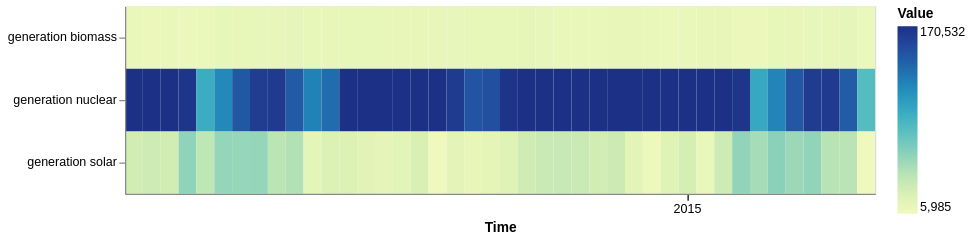

Notebook cell for this chart:
### Markdown cell above
with multivariate Heatmap

### Code cell
on.Plot(ts_multi.head(1000))\
    .add(on.marks.heatmap)\
    .properties(width=600, height=150)\
    .show()

### Figure 1 — Vega specification as saved in the notebook (floating-point values rounded to 4 significant figures)
{"$schema": "https://vega.github.io/schema/vega/v5.json", "data": [{"name": "source_0", "values": [{"sum_value": 10200.0, "variable": "generation biomass", "yearmonthdate_time": "2015-01-01T00:00:00.000"}, {"sum_value": 9357.0, "variable": "generation biomass", "yearmonthdate_time": "2015-01-02T00:00:00.000"}, {"sum_value": 10480.0, "variable": "generation biomass", "yearmonthdate_time": "2015-01-03T00:00:00.000"}, {"sum_value": 9513.0, "variable": "generation biomass", "yearmonthdate_time": "2015-01-04T00:00:00.000"}, {"sum_value": 8880.0, "variable": "generation biomass", "yearmonthdate_time": "2015-01-05T00:00:00.000"}, {"sum_value": 12850.0, "variable": "generation biomass", "yearmonthdate_time": "2015-01-06T00:00:00.000"}, {"sum_value": 11930.0, "variable": "generation biomass", "yearmonthdate_time": "2015-01-07T00:00:00.000"}, {"sum_value": 12380.0, "variable": "generation biomass", "yearmonthdate_time": "2015-01-08T00:00:00.000"}, {"sum_value": 11640.0, "variable": "generation biomass", "yearmonthdate_time": "2015-01-09T00:00:00.000"}, {"sum_value": 13420.0, "variable": "generation biomass", "yearmonthdate_time": "2015-01-10T00:00:00.000"}, {"sum_value": 12710.0, "variable": "generation biomass", "yearmonthdate_time": "2015-01-11T00:00:00.000"}, {"sum_value": 11420.0, "variable": "generation biomass", "yearmonthdate_time": "2015-01-12T00:00:00.000"}, {"sum_value": 12600.0, "variable": "generation biomass", "yearmonthdate_time": "2015-01-13T00:00:00.000"}, {"sum_value": 12610.0, "variable": "generation biomass", "yearmonthdate_time": "2015-01-14T00:00:00.000"}, {"sum_value": 11670.0, "variable": "generation biomass", "yearmonthdate_time": "2015-01-15T00:00:00.000"}, {"sum_value": 11760.0, "variable": "generation biomass", "yearmonthdate_time": "2015-01-16T00:00:00.000"}, {"sum_value": 11840.0, "variable": "generation biomass", "yearmonthdate_time": "2015-01-17T00:00:00.000"}, {"sum_value": 11960.0, "variable": "generation biomass", "yearmonthdate_time": "2015-01-18T00:00:00.000"}, {"sum_value": 12300.0, "variable": "generation biomass", "yearmonthdate_time": "2015-01-19T00:00:00.000"}, {"sum_value": 12650.0, "variable": "generation biomass", "yearmonthdate_time": "2015-01-20T00:00:00.000"}, {"sum_value": 12860.0, "variable": "generation biomass", "yearmonthdate_time": "2015-01-21T00:00:00.000"}, {"sum_value": 12860.0, "variable": "generation biomass", "yearmonthdate_time": "2015-01-22T00:00:00.000"}, {"sum_value": 13150.0, "variable": "generation biomass", "yearmonthdate_time": "2015-01-23T00:00:00.000"}, {"sum_value": 12240.0, "variable": "generation biomass", "yearmonthdate_time": "2015-01-24T00:00:00.000"}, {"sum_value": 10660.0, "variable": "generation biomass", "yearmonthdate_time": "2015-01-25T00:00:00.000"}, {"sum_value": 11050.0, "variable": "generation biomass", "yearmonthdate_time": "2015-01-26T00:00:00.000"}, {"sum_value": 11060.0, "variable": "generation biomass", "yearmonthdate_time": "2015-01-27T00:00:00.000"}, {"sum_value": 11410.0, "variable": "generation biomass", "yearmonthdate_time": "2015-01-28T00:00:00.000"}, {"sum_value": 11590.0, "variable": "generation biomass", "yearmonthdate_time": "2015-01-29T00:00:00.000"}, {"sum_value": 10780.0, "variable": "generation biomass", "yearmonthdate_time": "2015-01-30T00:00:00.000"}, {"sum_value": 9318.0, "variable": "generation biomass", "yearmonthdate_time": "2015-01-31T00:00:00.000"}, {"sum_value": 10720.0, "variable": "generation biomass", "yearmonthdate_time": "2015-02-01T00:00:00.000"}, {"sum_value": 11620.0, "variable": "generation biomass", "yearmonthdate_time": "2015-02-02T00:00:00.000"}, {"sum_value": 11460.0, "variable": "generation biomass", "yearmonthdate_time": "2015-02-03T00:00:00.000"}, {"sum_value": 9110.0, "variable": "generation biomass", "yearmonthdate_time": "2015-02-04T00:00:00.000"}, {"sum_value": 9443.0, "variable": "generation biomass", "yearmonthdate_time": "2015-02-05T00:00:00.000"}, {"sum_value": 12630.0, "variable": "generation biomass", "yearmonthdate_time": "2015-02-06T00:00:00.000"}, {"sum_value": 11710.0, "variable": "generation biomass", "yearmonthdate_time": "2015-02-07T00:00:00.000"}, {"sum_value": 12230.0, "variable": "generation biomass", "yearmonthdate_time": "2015-02-08T00:00:00.000"}, {"sum_value": 11910.0, "variable": "generation biomass", "yearmonthdate_time": "2015-02-09T00:00:00.000"}, {"sum_value": 13460.0, "variable": "generation biomass", "yearmonthdate_time": "2015-02-10T00:00:00.000"}, {"sum_value": 9055.0, "variable": "generation biomass", "yearmonthdate_time": "2015-02-11T00:00:00.000"}, {"sum_value": 27450.0, "variable": "generation solar", "yearmonthdate_time": "2015-01-01T00:00:00.000"}, {"sum_value": 30060.0, "variable": "generation solar", "yearmonthdate_time": "2015-01-02T00:00:00.000"}, {"sum_value": 27500.0, "variable": "generation solar", "yearmonthdate_time": "2015-01-03T00:00:00.000"}, {"sum_value": 57660.0, "variable": "generation solar", "yearmonthdate_time": "2015-01-04T00:00:00.000"}, {"sum_value": 37860.0, "variable": "generation solar", "yearmonthdate_time": "2015-01-05T00:00:00.000"}, {"sum_value": 54970.0, "variable": "generation solar", "yearmonthdate_time": "2015-01-06T00:00:00.000"}, {"sum_value": 54420.0, "variable": "generation solar", "yearmonthdate_time": "2015-01-07T00:00:00.000"}, {"sum_value": 54840.0, "variable": "generation solar", "yearmonthdate_time": "2015-01-08T00:00:00.000"}, {"sum_value": 39410.0, "variable": "generation solar", "yearmonthdate_time": "2015-01-09T00:00:00.000"}, {"sum_value": 43440.0, "variable": "generation solar", "yearmonthdate_time": "2015-01-10T00:00:00.000"}, {"sum_value": 15120.0, "variable": "generation solar", "yearmonthdate_time": "2015-01-11T00:00:00.000"}, {"sum_value": 21290.0, "variable": "generation solar", "yearmonthdate_time": "2015-01-12T00:00:00.000"}, {"sum_value": 21260.0, "variable": "generation solar", "yearmonthdate_time": "2015-01-13T00:00:00.000"}, {"sum_value": 17570.0, "variable": "generation solar", "yearmonthdate_time": "2015-01-14T00:00:00.000"}, {"sum_value": 14020.0, "variable": "generation solar", "yearmonthdate_time": "2015-01-15T00:00:00.000"}, {"sum_value": 16270.0, "variable": "generation solar", "yearmonthdate_time": "2015-01-16T00:00:00.000"}, {"sum_value": 23880.0, "variable": "generation solar", "yearmonthdate_time": "2015-01-17T00:00:00.000"}, {"sum_value": 5985.0, "variable": "generation solar", "yearmonthdate_time": "2015-01-18T00:00:00.000"}, {"sum_value": 16900.0, "variable": "generation solar", "yearmonthdate_time": "2015-01-19T00:00:00.000"}, {"sum_value": 11300.0, "variable": "generation solar", "yearmonthdate_time": "2015-01-20T00:00:00.000"}, {"sum_value": 14550.0, "variable": "generation solar", "yearmonthdate_time": "2015-01-21T00:00:00.000"}, {"sum_value": 19000.0, "variable": "generation solar", "yearmonthdate_time": "2015-01-22T00:00:00.000"}, {"sum_value": 29100.0, "variable": "generation solar", "yearmonthdate_time": "2015-01-23T00:00:00.000"}, {"sum_value": 31990.0, "variable": "generation solar", "yearmonthdate_time": "2015-01-24T00:00:00.000"}, {"sum_value": 33760.0, "variable": "generation solar", "yearmonthdate_time": "2015-01-25T00:00:00.000"}, {"sum_value": 32520.0, "variable": "generation solar", "yearmonthdate_time": "2015-01-26T00:00:00.000"}, {"sum_value": 27960.0, "variable": "generation solar", "yearmonthdate_time": "2015-01-27T00:00:00.000"}, {"sum_value": 30520.0, "variable": "generation solar", "yearmonthdate_time": "2015-01-28T00:00:00.000"}, {"sum_value": 15860.0, "variable": "generation solar", "yearmonthdate_time": "2015-01-29T00:00:00.000"}, {"sum_value": 8506.0, "variable": "generation solar", "yearmonthdate_time": "2015-01-30T00:00:00.000"}, {"sum_value": 17940.0, "variable": "generation solar", "yearmonthdate_time": "2015-01-31T00:00:00.000"}, {"sum_value": 26090.0, "variable": "generation solar", "yearmonthdate_time": "2015-02-01T00:00:00.000"}, {"sum_value": 10530.0, "variable": "generation solar", "yearmonthdate_time": "2015-02-02T00:00:00.000"}, {"sum_value": 30350.0, "variable": "generation solar", "yearmonthdate_time": "2015-02-03T00:00:00.000"}, {"sum_value": 55950.0, "variable": "generation solar", "yearmonthdate_time": "2015-02-04T00:00:00.000"}, {"sum_value": 48280.0, "variable": "generation solar", "yearmonthdate_time": "2015-02-05T00:00:00.000"}, {"sum_value": 59170.0, "variable": "generation solar", "yearmonthdate_time": "2015-02-06T00:00:00.000"}, {"sum_value": 52160.0, "variable": "generation solar", "yearmonthdate_time": "2015-02-07T00:00:00.000"}, {"sum_value": 56230.0, "variable": "generation solar", "yearmonthdate_time": "2015-02-08T00:00:00.000"}, {"sum_value": 40830.0, "variable": "generation solar", "yearmonthdate_time": "2015-02-09T00:00:00.000"}, {"sum_value": 40080.0, "variable": "generation solar", "yearmonthdate_time": "2015-02-10T00:00:00.000"}, {"sum_value": 6011.0, "variable": "generation solar", "yearmonthdate_time": "2015-02-11T00:00:00.000"}, {"sum_value": 170300.0, "variable": "generation nuclear", "yearmonthdate_time": "2015-01-01T00:00:00.000"}, {"sum_value": 170500.0, "variable": "generation nuclear", "yearmonthdate_time": "2015-01-02T00:00:00.000"}, {"sum_value": 170300.0, "variable": "generation nuclear", "yearmonthdate_time": "2015-01-03T00:00:00.000"}, {"sum_value": 167000.0, "variable": "generation nuclear", "yearmonthdate_time": "2015-01-04T00:00:00.000"}, {"sum_value": 94290.0, "variable": "generation nuclear", "yearmonthdate_time": "2015-01-05T00:00:00.000"}, {"sum_value": 117500.0, "variable": "generation nuclear", "yearmonthdate_time": "2015-01-06T00:00:00.000"}, {"sum_value": 144400.0, "variable": "generation nuclear", "yearmonthdate_time": "2015-01-07T00:00:00.000"}, {"sum_value": 161900.0, "variable": "generation nuclear", "yearmonthdate_time": "2015-01-08T00:00:00.000"}, {"sum_value": 163800.0, "variable": "generation nuclear", "yearmonthdate_time": "2015-01-09T00:00:00.000"}, {"sum_value": 143100.0, "variable": "generation nuclear", "yearmonthdate_time": "2015-01-10T00:00:00.000"}, {"sum_value": 121300.0, "variable": "generation nuclear", "yearmonthdate_time": "2015-01-11T00:00:00.000"}, {"sum_value": 132700.0, "variable": "generation nuclear", "yearmonthdate_time": "2015-01-12T00:00:00.000"}, {"sum_value": 170400.0, "variable": "generation nuclear", "yearmonthdate_time": "2015-01-13T00:00:00.000"}, {"sum_value": 170400.0, "variable": "generation nuclear", "yearmonthdate_time": "2015-01-14T00:00:00.000"}, {"sum_value": 170300.0, "variable": "generation nuclear", "yearmonthdate_time": "2015-01-15T00:00:00.000"}, {"sum_value": 170400.0, "variable": "generation nuclear", "yearmonthdate_time": "2015-01-16T00:00:00.000"}, {"sum_value": 170500.0, "variable": "generation nuclear", "yearmonthdate_time": "2015-01-17T00:00:00.000"}, {"sum_value": 170500.0, "variable": "generation nuclear", "yearmonthdate_time": "2015-01-18T00:00:00.000"}, {"sum_value": 163400.0, "variable": "generation nuclear", "yearmonthdate_time": "2015-01-19T00:00:00.000"}, {"sum_value": 146300.0, "variable": "generation nuclear", "yearmonthdate_time": "2015-01-20T00:00:00.000"}, {"sum_value": 149200.0, "variable": "generation nuclear", "yearmonthdate_time": "2015-01-21T00:00:00.000"}, {"sum_value": 168000.0, "variable": "generation nuclear", "yearmonthdate_time": "2015-01-22T00:00:00.000"}, {"sum_value": 170400.0, "variable": "generation nuclear", "yearmonthdate_time": "2015-01-23T00:00:00.000"}, {"sum_value": 170300.0, "variable": "generation nuclear", "yearmonthdate_time": "2015-01-24T00:00:00.000"}, {"sum_value": 170300.0, "variable": "generation nuclear", "yearmonthdate_time": "2015-01-25T00:00:00.000"}, {"sum_value": 170400.0, "variable": "generation nuclear", "yearmonthdate_time": "2015-01-26T00:00:00.000"}, {"sum_value": 170500.0, "variable": "generation nuclear", "yearmonthdate_time": "2015-01-27T00:00:00.000"}, {"sum_value": 170300.0, "variable": "generation nuclear", "yearmonthdate_time": "2015-01-28T00:00:00.000"}, {"sum_value": 170300.0, "variable": "generation nuclear", "yearmonthdate_time": "2015-01-29T00:00:00.000"}, {"sum_value": 170300.0, "variable": "generation nuclear", "yearmonthdate_time": "2015-01-30T00:00:00.000"}, {"sum_value": 170400.0, "variable": "generation nuclear", "yearmonthdate_time": "2015-01-31T00:00:00.000"}, {"sum_value": 170300.0, "variable": "generation nuclear", "yearmonthdate_time": "2015-02-01T00:00:00.000"}, {"sum_value": 170500.0, "variable": "generation nuclear", "yearmonthdate_time": "2015-02-02T00:00:00.000"}, {"sum_value": 170300.0, "variable": "generation nuclear", "yearmonthdate_time": "2015-02-03T00:00:00.000"}, {"sum_value": 166800.0, "variable": "generation nuclear", "yearmonthdate_time": "2015-02-04T00:00:00.000"}, {"sum_value": 96890.0, "variable": "generation nuclear", "yearmonthdate_time": "2015-02-05T00:00:00.000"}, {"sum_value": 120200.0, "variable": "generation nuclear", "yearmonthdate_time": "2015-02-06T00:00:00.000"}, {"sum_value": 144800.0, "variable": "generation nuclear", "yearmonthdate_time": "2015-02-07T00:00:00.000"}, {"sum_value": 162000.0, "variable": "generation nuclear", "yearmonthdate_time": "2015-02-08T00:00:00.000"}, {"sum_value": 163700.0, "variable": "generation nuclear", "yearmonthdate_time": "2015-02-09T00:00:00.000"}, {"sum_value": 141900.0, "variable": "generation nuclear", "yearmonthdate_time": "2015-02-10T00:00:00.000"}, {"sum_value": 80740.0, "variable": "generation nuclear", "yearmonthdate_time": "2015-02-11T00:00:00.000"}], "transform": [{"type": "formula", "expr": "toDate(datum['yearmonthdate_time'])", "as": "yearmonthdate_time"}]}, {"name": "source_0_x_domain_yearmonthdate_time", "values": [{"yearmonthdate_time": "2015-01-01T00:00:00.000"}, {"yearmonthdate_time": "2015-01-02T00:00:00.000"}, {"yearmonthdate_time": "2015-01-03T00:00:00.000"}, {"yearmonthdate_time": "2015-01-04T00:00:00.000"}, {"yearmonthdate_time": "2015-01-05T00:00:00.000"}, {"yearmonthdate_time": "2015-01-06T00:00:00.000"}, {"yearmonthdate_time": "2015-01-07T00:00:00.000"}, {"yearmonthdate_time": "2015-01-08T00:00:00.000"}, {"yearmonthdate_time": "2015-01-09T00:00:00.000"}, {"yearmonthdate_time": "2015-01-10T00:00:00.000"}, {"yearmonthdate_time": "2015-01-11T00:00:00.000"}, {"yearmonthdate_time": "2015-01-12T00:00:00.000"}, {"yearmonthdate_time": "2015-01-13T00:00:00.000"}, {"yearmonthdate_time": "2015-01-14T00:00:00.000"}, {"yearmonthdate_time": "2015-01-15T00:00:00.000"}, {"yearmonthdate_time": "2015-01-16T00:00:00.000"}, {"yearmonthdate_time": "2015-01-17T00:00:00.000"}, {"yearmonthdate_time": "2015-01-18T00:00:00.000"}, {"yearmonthdate_time": "2015-01-19T00:00:00.000"}, {"yearmonthdate_time": "2015-01-20T00:00:00.000"}, {"yearmonthdate_time": "2015-01-21T00:00:00.000"}, {"yearmonthdate_time": "2015-01-22T00:00:00.000"}, {"yearmonthdate_time": "2015-01-23T00:00:00.000"}, {"yearmonthdate_time": "2015-01-24T00:00:00.000"}, {"yearmonthdate_time": "2015-01-25T00:00:00.000"}, {"yearmonthdate_time": "2015-01-26T00:00:00.000"}, {"yearmonthdate_time": "2015-01-27T00:00:00.000"}, {"yearmonthdate_time": "2015-01-28T00:00:00.000"}, {"yearmonthdate_time": "2015-01-29T00:00:00.000"}, {"yearmonthdate_time": "2015-01-30T00:00:00.000"}, {"yearmonthdate_time": "2015-01-31T00:00:00.000"}, {"yearmonthdate_time": "2015-02-01T00:00:00.000"}, {"yearmonthdate_time": "2015-02-02T00:00:00.000"}, {"yearmonthdate_time": "2015-02-03T00:00:00.000"}, {"yearmonthdate_time": "2015-02-04T00:00:00.000"}, {"yearmonthdate_time": "2015-02-05T00:00:00.000"}, {"yearmonthdate_time": "2015-02-06T00:00:00.000"}, {"yearmonthdate_time": "2015-02-07T00:00:00.000"}, {"yearmonthdate_time": "2015-02-08T00:00:00.000"}, {"yearmonthdate_time": "2015-02-09T00:00:00.000"}, {"yearmonthdate_time": "2015-02-10T00:00:00.000"}, {"yearmonthdate_time": "2015-02-11T00:00:00.000"}], "transform": [{"type": "formula", "expr": "toDate(datum['yearmonthdate_time'])", "as": "yearmonthdate_time"}]}, {"name": "source_0_y_domain_variable", "values": [{"variable": "generation biomass"}, {"variable": "generation solar"}, {"variable": "generation nuclear"}]}, {"name": "source_0_color_domain_sum_value", "values": [{"min": 5985.0, "max": 170500.0}]}], "marks": [{"type": "rect", "name": "layer_0_marks", "from": {"data": "source_0"}, "encode": {"update": {"x": {"field": "yearmonthdate_time", "scale": "x"}, "y": {"field": "variable", "scale": "y"}, "height": {"signal": "max(0.25, bandwidth('y'))"}, "fill": {"field": "sum_value", "scale": "color"}, "width": {"signal": "max(0.25, bandwidth('x'))"}}}, "style": ["rect"]}], "scales": [{"name": "x", "type": "band", "domain": {"data": "source_0_x_domain_yearmonthdate_time", "field": "yearmonthdate_time", "sort": true}, "range": [0, {"signal": "width"}], "paddingOuter": 0, "paddingInner": 0}, {"name": "y", "type": "band", "domain": {"data": "source_0_y_domain_variable", "field": "variable", "sort": true}, "range": [0, {"signal": "height"}], "paddingInner": 0, "paddingOuter": 0}, {"name": "color", "type": "linear", "domain": [{"signal": "(data(\"source_0_color_domain_sum_value\")[0] || {}).min"}, {"signal": "(data(\"source_0_color_domain_sum_value\")[0] || {}).max"}], "range": "heatmap", "zero": false, "interpolate": "hcl"}], "axes": [{"scale": "x", "formatType": "time", "grid": false, "title": "Time", "format": "%Y", "zindex": 1, "labelBaseline": "top", "orient": "bottom", "labelAngle": 0, "encode": {"labels": {"update": {"fill": [{"test": "month(datum.value) == 1 && date(datum.value) == 1", "value": "black"}, {"value": null}]}}, "ticks": {"update": {"stroke": [{"test": "month(datum.value) == 1 && date(datum.value) == 1", "value": "black"}, {"value": null}]}}}, "tickMinStep": {"signal": "datetime(2001, 0, 2, 0, 0, 0, 0) - datetime(2001, 0, 1, 0, 0, 0, 0)"}, "labelOverlap": false}, {"scale": "y", "orient": "left", "zindex": 1, "grid": false}], "background": "white", "height": 150, "padding": 5, "style": "cell", "width": 600, "legends": [{"title": "Value", "fill": "color", "gradientLength": {"signal": "clamp(height, 64, 200)"}}]}
